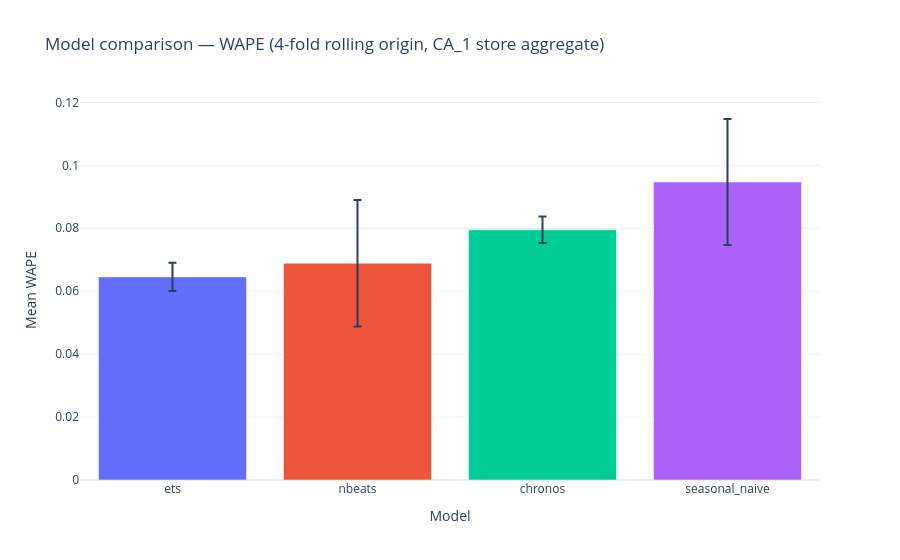

The code cell stored with this chart in its notebook:
### Code cell
fig = px.bar(
    comparison, x="model", y="wape_mean", error_y="wape_std",
    title="Model comparison — WAPE (4-fold rolling origin, CA_1 store aggregate)",
    labels={"wape_mean": "Mean WAPE", "model": "Model"},
    color="model",
)
fig.update_layout(template="plotly_white", showlegend=False)
fig.write_image(str(ROOT / "reports" / "figures" / "model_comparison.png"))
fig.show()

### Figure 1 — Plotly figure (JSON) as saved in the notebook; plotly's stock layout.template omitted (floating-point values rounded to 4 significant figures)
{"data": [{"error_y": {"array": [0.004463]}, "hovertemplate": "Model=%{x}<br>Mean WAPE=%{y}<extra></extra>", "legendgroup": "ets", "marker": {"color": "#636efa", "pattern": {"shape": ""}}, "name": "ets", "orientation": "v", "showlegend": true, "textposition": "auto", "type": "bar", "x": ["ets"], "xaxis": "x", "y": [0.06455], "yaxis": "y"}, {"error_y": {"array": [0.02012]}, "hovertemplate": "Model=%{x}<br>Mean WAPE=%{y}<extra></extra>", "legendgroup": "nbeats", "marker": {"color": "#EF553B", "pattern": {"shape": ""}}, "name": "nbeats", "orientation": "v", "showlegend": true, "textposition": "auto", "type": "bar", "x": ["nbeats"], "xaxis": "x", "y": [0.0689], "yaxis": "y"}, {"error_y": {"array": [0.004212]}, "hovertemplate": "Model=%{x}<br>Mean WAPE=%{y}<extra></extra>", "legendgroup": "chronos", "marker": {"color": "#00cc96", "pattern": {"shape": ""}}, "name": "chronos", "orientation": "v", "showlegend": true, "textposition": "auto", "type": "bar", "x": ["chronos"], "xaxis": "x", "y": [0.07952], "yaxis": "y"}, {"error_y": {"array": [0.02001]}, "hovertemplate": "Model=%{x}<br>Mean WAPE=%{y}<extra></extra>", "legendgroup": "seasonal_naive", "marker": {"color": "#ab63fa", "pattern": {"shape": ""}}, "name": "seasonal_naive", "orientation": "v", "showlegend": true, "textposition": "auto", "type": "bar", "x": ["seasonal_naive"], "xaxis": "x", "y": [0.09471], "yaxis": "y"}], "layout": {"barmode": "relative", "legend": {"title": {"text": "Model"}, "tracegroupgap": 0}, "showlegend": false, "title": {"text": "Model comparison — WAPE (4-fold rolling origin, CA_1 store aggregate)"}, "xaxis": {"anchor": "y", "categoryarray": ["ets", "nbeats", "chronos", "seasonal_naive"], "categoryorder": "array", "domain": [0, 1], "title": {"text": "Model"}}, "yaxis": {"anchor": "x", "domain": [0, 1], "title": {"text": "Mean WAPE"}}}}
